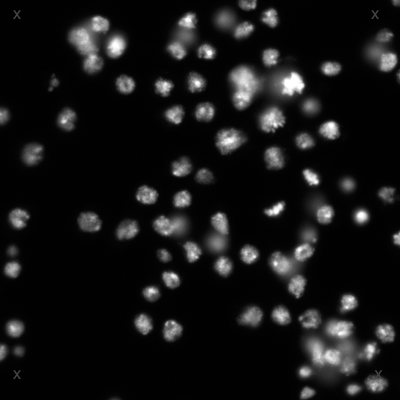
#> input picture supp_data/CIL_32146_c1.tiff, 400 x 400 px, found by its file name
$ jupyter execute --allow-errors 02-Pixel_classifier_sol.ipynb
#> lines starting #> are read from the running program, lines starting #| are printed output that depends on the picture
# Solution: Pixel classifier

[cell 1]
import skimage
import numpy as np
import matplotlib.pyplot as plt

[cell 2]
image = skimage.io.imread('https://github.com/guiwitz/MLCV/raw/main/supp_data/CIL_32146_c1.tiff')
#> image is the input picture: shape (400, 400); min 0, max 255, mean 21.3

[cell 3]
plt.imshow(image);

[cell 4]
im_gauss = skimage.filters.gaussian(image,sigma = 10, preserve_range = True)
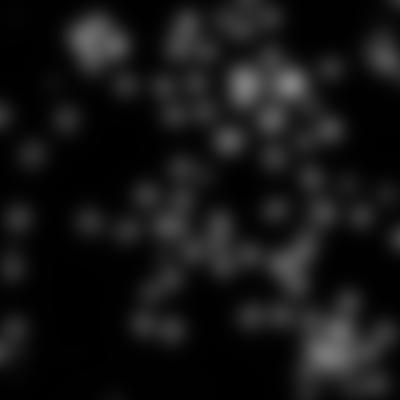
#> im_gauss: shape (400, 400) float64; min 0.814, max 128.8, mean 21.2
im_gauss2 = skimage.filters.gaussian(image,sigma = 20, preserve_range = True)
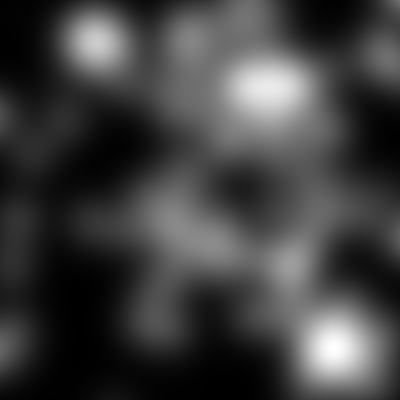
#> im_gauss2: shape (400, 400) float64; min 0.956, max 79.8, mean 20.9; drawn with min black and max white
im_frangi = skimage.filters.frangi(image)
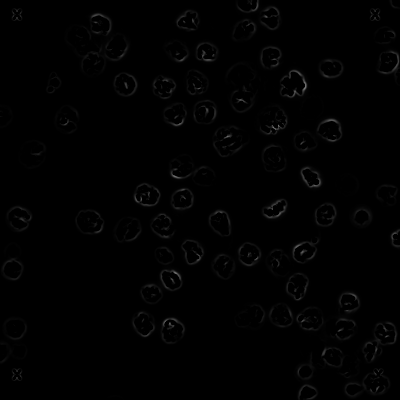
#> im_frangi: shape (400, 400) float64; min 0, max 0.47, mean 0.00656
im_prewitt = skimage.filters.prewitt(image)
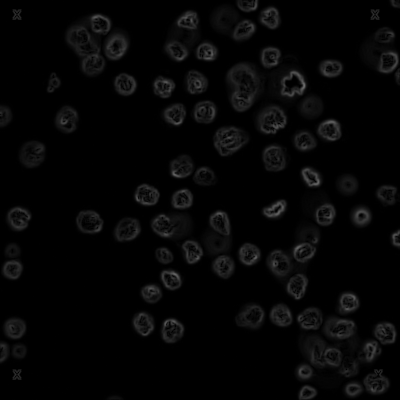
#> im_prewitt: shape (400, 400) float64; min 0, max 0.418, mean 0.0244
im_meijering = skimage.filters.meijering(image)
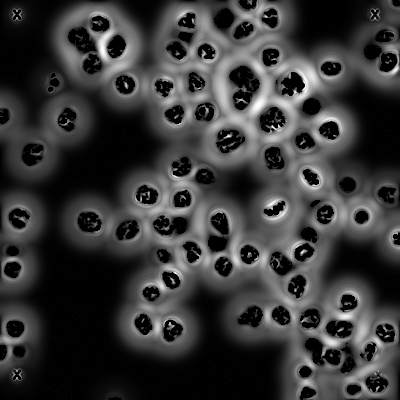
#> im_meijering: shape (400, 400) float64; min 0, max 1, mean 0.221
im_gauss_laplace = skimage.filters.laplace(skimage.filters.gaussian(image,sigma = 5,preserve_range=True),ksize=10)
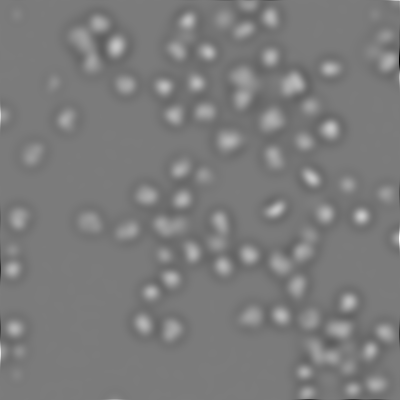
#> im_gauss_laplace: shape (400, 400) float64; min -8.74, max 9.24, mean 9.95e-18; drawn with min black and max white
im_gradient = skimage.filters.rank.gradient(image,skimage.morphology.disk(8))
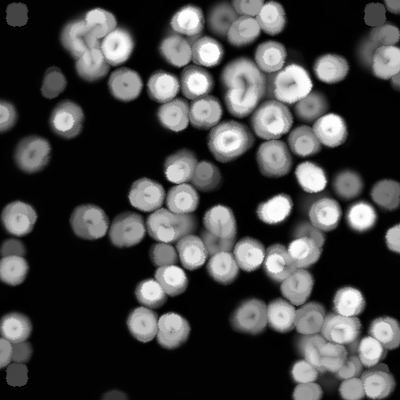
#> im_gradient: shape (400, 400); min 1, max 254, mean 64.6
im_entropy = skimage.filters.rank.entropy(image,skimage.morphology.disk(8))
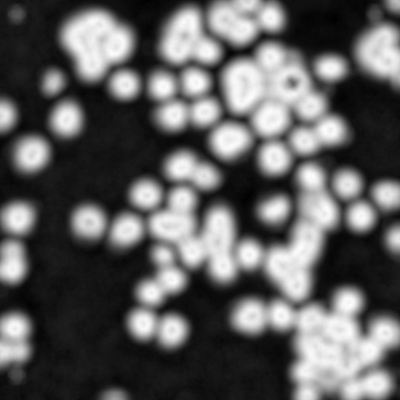
#> im_entropy: shape (400, 400) float64; min 0.576, max 7.05, mean 2.99; drawn with min black and max white
im_roberts = skimage.filters.roberts(skimage.filters.gaussian(image,sigma = 5,preserve_range=True))
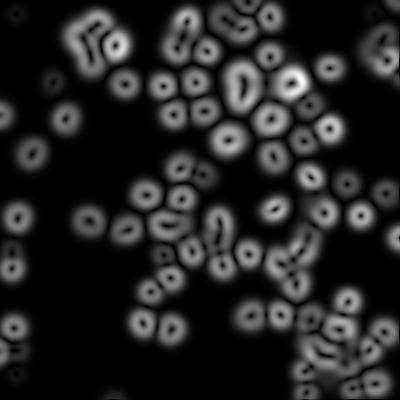
#> im_roberts: shape (400, 400) float64; min 0, max 17.17, mean 2.56; drawn with min black and max white

filtered_stack = np.stack([im_gauss,im_gauss2,im_frangi,im_prewitt,im_meijering,im_gauss_laplace,im_gradient,im_entropy,im_roberts], axis=0)
names = ['Gauss $\sigma$=10', 'Gauss $\sigma$=20','Frangi','Prewitt','Meijering','Gauss+Laplace', 'Gradient',
        'Entropy','Roberts']

$ run again, with supp_data/sparse_annotation.tiff copied over supp_data/CIL_32146_c1.tiff
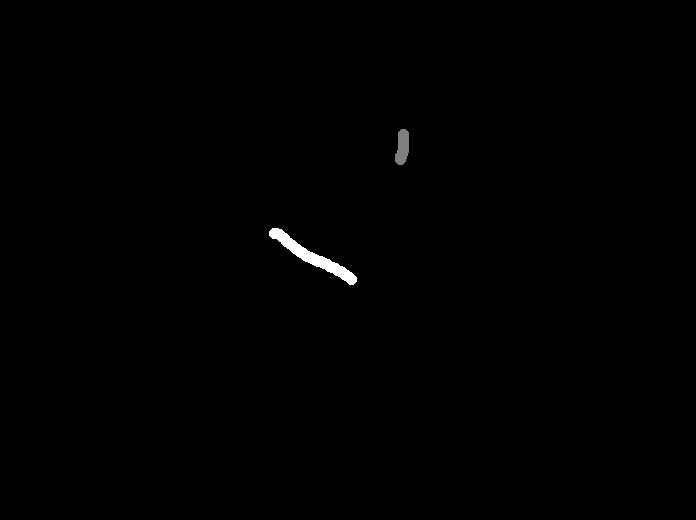
#> input picture supp_data/sparse_annotation.tiff, 696 x 520 px, found by its file name
#> image is the input picture: shape (520, 696); min 0, max 2, mean 0.00714
#> `im_meijering = skimage.filters.meijering(image)`:
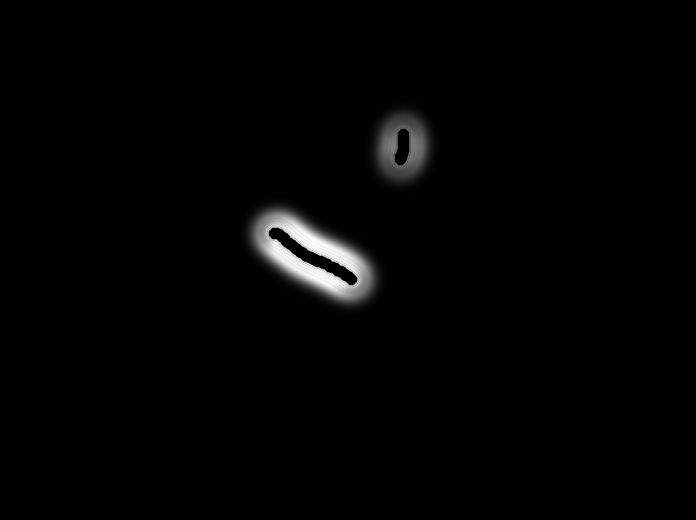
#> im_meijering: shape (520, 696) float64; min 0, max 1, mean 0.014
#> `im_gauss_laplace = skimage.filters.laplace(skimage.filters.gaussian(im..`:
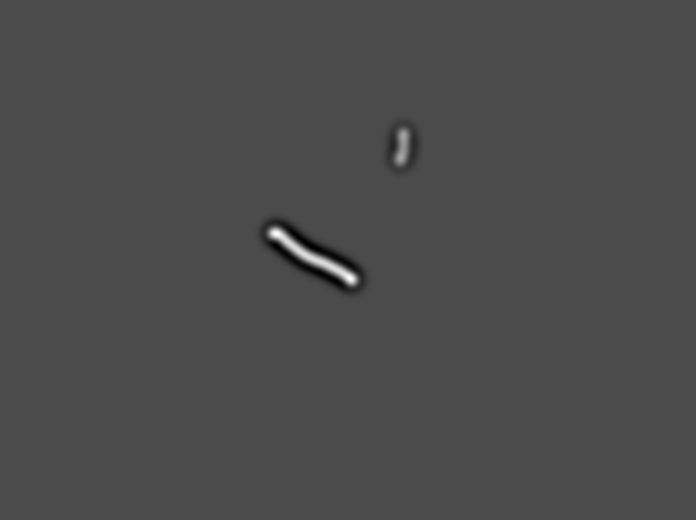
#> im_gauss_laplace: shape (520, 696) float64; min -0.0202, max 0.0476, mean 8.9e-21; drawn with min black and max white
